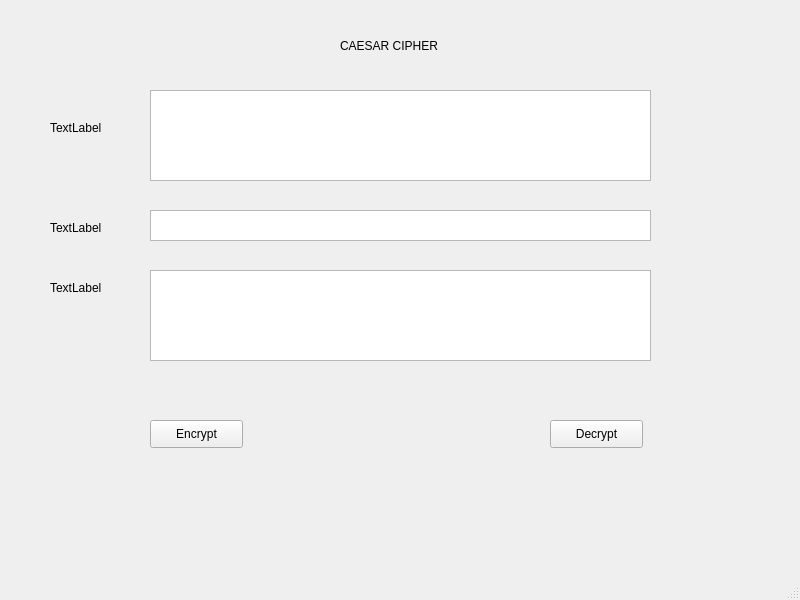
<?xml version="1.0" encoding="UTF-8"?>
<ui version="4.0">
 <class>MainWindow</class>
 <widget class="QMainWindow" name="MainWindow">
  <property name="geometry">
   <rect>
    <x>0</x>
    <y>0</y>
    <width>800</width>
    <height>600</height>
   </rect>
  </property>
  <property name="windowTitle">
   <string>MainWindow</string>
  </property>
  <widget class="QWidget" name="centralwidget">
   <widget class="QPushButton" name="btn_encrypt">
    <property name="geometry">
     <rect>
      <x>150</x>
      <y>420</y>
      <width>93</width>
      <height>28</height>
     </rect>
    </property>
    <property name="text">
     <string>Encrypt</string>
    </property>
   </widget>
   <widget class="QPushButton" name="btn_decrypt">
    <property name="geometry">
     <rect>
      <x>550</x>
      <y>420</y>
      <width>93</width>
      <height>28</height>
     </rect>
    </property>
    <property name="text">
     <string>Decrypt</string>
    </property>
   </widget>
   <widget class="QTextEdit" name="txt_plain_text">
    <property name="geometry">
     <rect>
      <x>150</x>
      <y>90</y>
      <width>501</width>
      <height>91</height>
     </rect>
    </property>
   </widget>
   <widget class="QTextEdit" name="txt_key">
    <property name="geometry">
     <rect>
      <x>150</x>
      <y>210</y>
      <width>501</width>
      <height>31</height>
     </rect>
    </property>
   </widget>
   <widget class="QTextEdit" name="txt_cipher_text">
    <property name="geometry">
     <rect>
      <x>150</x>
      <y>270</y>
      <width>501</width>
      <height>91</height>
     </rect>
    </property>
   </widget>
   <widget class="QLabel" name="label">
    <property name="geometry">
     <rect>
      <x>340</x>
      <y>30</y>
      <width>111</width>
      <height>31</height>
     </rect>
    </property>
    <property name="text">
     <string>CAESAR CIPHER</string>
    </property>
   </widget>
   <widget class="QLabel" name="label_2">
    <property name="geometry">
     <rect>
      <x>50</x>
      <y>120</y>
      <width>55</width>
      <height>16</height>
     </rect>
    </property>
    <property name="text">
     <string>TextLabel</string>
    </property>
   </widget>
   <widget class="QLabel" name="label_3">
    <property name="geometry">
     <rect>
      <x>50</x>
      <y>220</y>
      <width>55</width>
      <height>16</height>
     </rect>
    </property>
    <property name="text">
     <string>TextLabel</string>
    </property>
   </widget>
   <widget class="QLabel" name="label_4">
    <property name="geometry">
     <rect>
      <x>50</x>
      <y>280</y>
      <width>55</width>
      <height>16</height>
     </rect>
    </property>
    <property name="text">
     <string>TextLabel</string>
    </property>
   </widget>
  </widget>
  <widget class="QMenuBar" name="menubar">
   <property name="geometry">
    <rect>
     <x>0</x>
     <y>0</y>
     <width>800</width>
     <height>26</height>
    </rect>
   </property>
  </widget>
  <widget class="QStatusBar" name="statusbar"/>
 </widget>
 <resources/>
 <connections/>
</ui>
